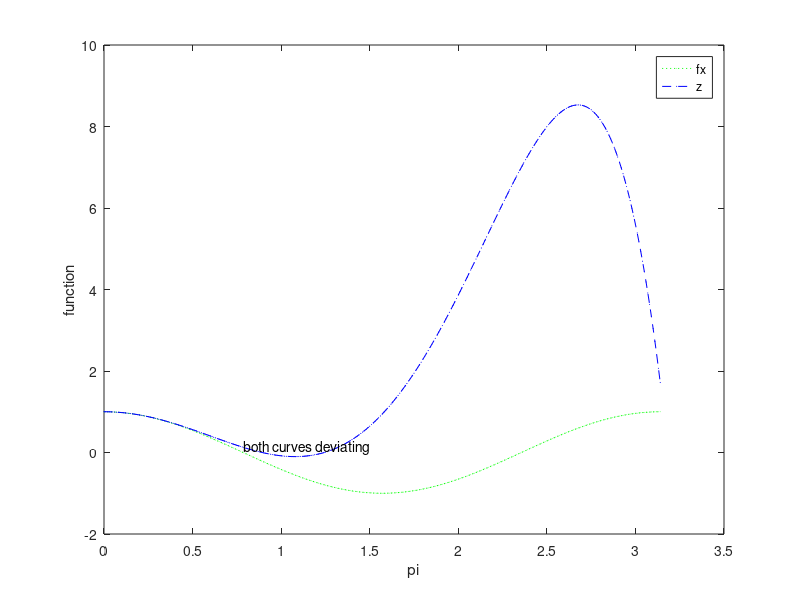

Write the MATLAB code that produced this figure.

%% Question2.b

% f(x)=f(a)+(x−a)/1!f^1(a)+(x−a)^2/2!f^2(a)+…+(x−a)^n/n!f^n(a)+....
% where 𝑓(𝑘)(𝑎) is the 𝑘th derivative, evaluated at 𝑥 = 𝑎. 
% if |𝑥 − 𝑎| < 1,then only a small number of series terms would sufficent
% to give very accurate approximation for 𝑓(𝑥) 
%Elemntry Functions such as cos(x), sin(x) is calculated using polynomial
%approxmation
x=(0:0.01:pi);
fx=(cos(x).^2-sin(x).^2);
z=(-0.08*x.^6+0.999*x.^4-2*x.^2+1);
plot(x,fx,':go','MarkerSize',0.1)
hold on
plot(x,z,'--b*','MarkerSize',0.2);
legend('fx','z');
xlabel('pi');
ylabel('function');
text(0.7854,0.1276,'both curves deviating');
%% therefore x≥pi/4, formula leads large round of errors
% The formula rearranged,Matlab verification for k =1.5785
k=1.5785;
cos(k).^2-sin(k).^2;
%ans =  -0.9999
cos(2*k)
%ans = -0.9999

